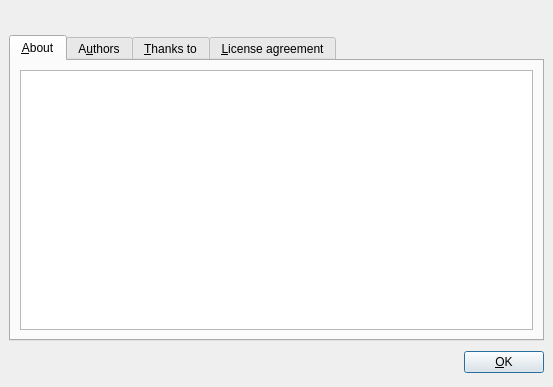
<ui version="4.0" >
 <author>Håvard Tautra Knutsen</author>
 <comment></comment>
 <exportmacro></exportmacro>
 <class>AboutDialog</class>
 <widget class="QDialog" name="AboutDialog" >
  <property name="geometry" >
   <rect>
    <x>0</x>
    <y>0</y>
    <width>553</width>
    <height>387</height>
   </rect>
  </property>
  <property name="windowTitle" >
   <string>About QMPDClient</string>
  </property>
  <layout class="QVBoxLayout" >
   <property name="margin" >
    <number>9</number>
   </property>
   <property name="spacing" >
    <number>6</number>
   </property>
   <item>
    <layout class="QHBoxLayout" >
     <property name="margin" >
      <number>0</number>
     </property>
     <property name="spacing" >
      <number>6</number>
     </property>
     <item>
      <widget class="QLabel" name="pixmapLabel" >
       <property name="text" >
        <string/>
       </property>
       <property name="pixmap" >
        <pixmap/>
       </property>
      </widget>
     </item>
     <item>
      <widget class="QLabel" name="titleLabel" >
       <property name="text" >
        <string/>
       </property>
      </widget>
     </item>
     <item>
      <spacer>
       <property name="orientation" >
        <enum>Qt::Horizontal</enum>
       </property>
       <property name="sizeHint" >
        <size>
         <width>40</width>
         <height>20</height>
        </size>
       </property>
      </spacer>
     </item>
    </layout>
   </item>
   <item>
    <widget class="QTabWidget" name="tabWidget" >
     <widget class="QWidget" name="aboutTab" >
      <attribute name="title" >
       <string>&amp;About</string>
      </attribute>
      <layout class="QVBoxLayout" >
       <property name="margin" >
        <number>9</number>
       </property>
       <property name="spacing" >
        <number>6</number>
       </property>
       <item>
        <widget class="QTextBrowser" name="aboutText" />
       </item>
      </layout>
     </widget>
     <widget class="QWidget" name="authorsTab" >
      <attribute name="title" >
       <string>A&amp;uthors</string>
      </attribute>
      <layout class="QVBoxLayout" >
       <property name="margin" >
        <number>9</number>
       </property>
       <property name="spacing" >
        <number>6</number>
       </property>
       <item>
        <widget class="QTextBrowser" name="authorText" />
       </item>
      </layout>
     </widget>
     <widget class="QWidget" name="thanksToTab" >
      <attribute name="title" >
       <string>&amp;Thanks to</string>
      </attribute>
      <layout class="QVBoxLayout" >
       <property name="margin" >
        <number>9</number>
       </property>
       <property name="spacing" >
        <number>6</number>
       </property>
       <item>
        <widget class="QTextBrowser" name="thanksText" />
       </item>
      </layout>
     </widget>
     <widget class="QWidget" name="licenseTab" >
      <attribute name="title" >
       <string>&amp;License agreement</string>
      </attribute>
      <layout class="QVBoxLayout" >
       <property name="margin" >
        <number>9</number>
       </property>
       <property name="spacing" >
        <number>6</number>
       </property>
       <item>
        <widget class="QTextBrowser" name="licenseText" />
       </item>
      </layout>
     </widget>
    </widget>
   </item>
   <item>
    <layout class="QHBoxLayout" >
     <property name="margin" >
      <number>0</number>
     </property>
     <property name="spacing" >
      <number>6</number>
     </property>
     <item>
      <spacer>
       <property name="orientation" >
        <enum>Qt::Horizontal</enum>
       </property>
       <property name="sizeHint" >
        <size>
         <width>131</width>
         <height>31</height>
        </size>
       </property>
      </spacer>
     </item>
     <item>
      <widget class="QPushButton" name="okButton" >
       <property name="text" >
        <string>&amp;OK</string>
       </property>
      </widget>
     </item>
    </layout>
   </item>
  </layout>
 </widget>
 <pixmapfunction></pixmapfunction>
 <resources>
  <include location="../qmpdclient.qrc" />
 </resources>
 <connections/>
</ui>
